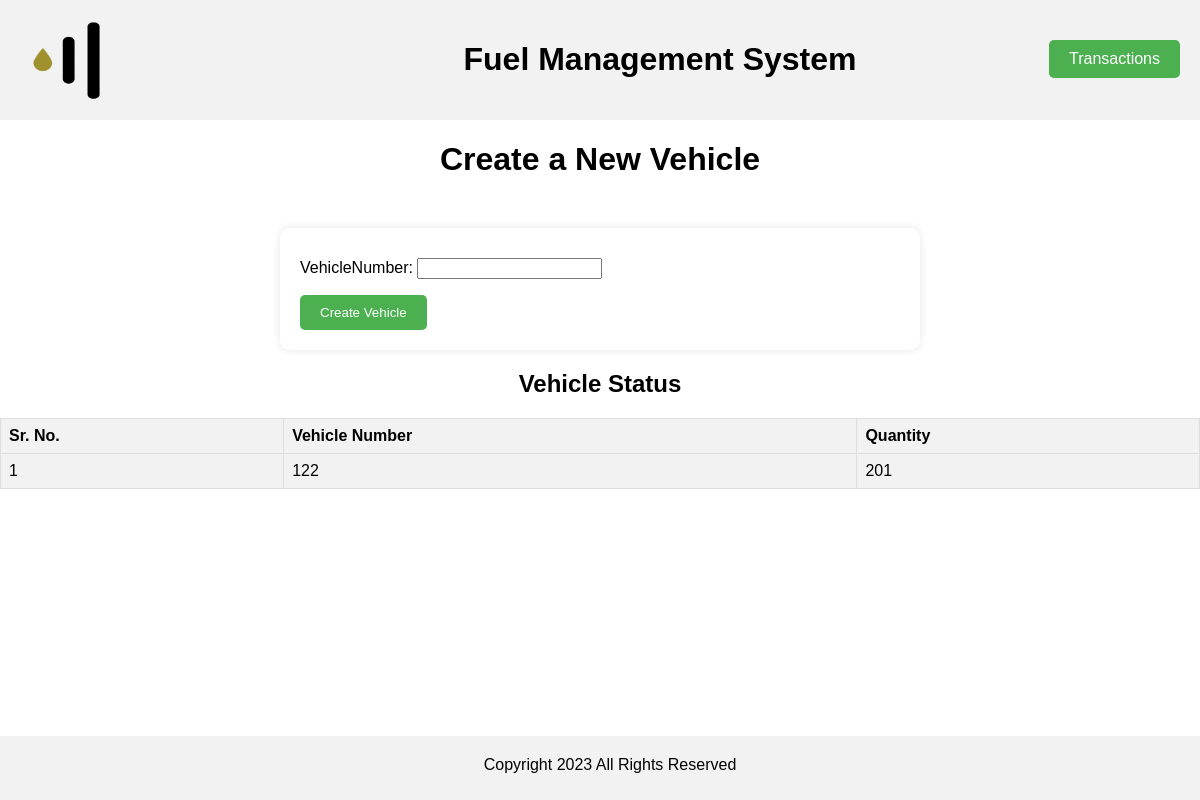
/create/, run on an earlier commit of the app's database.
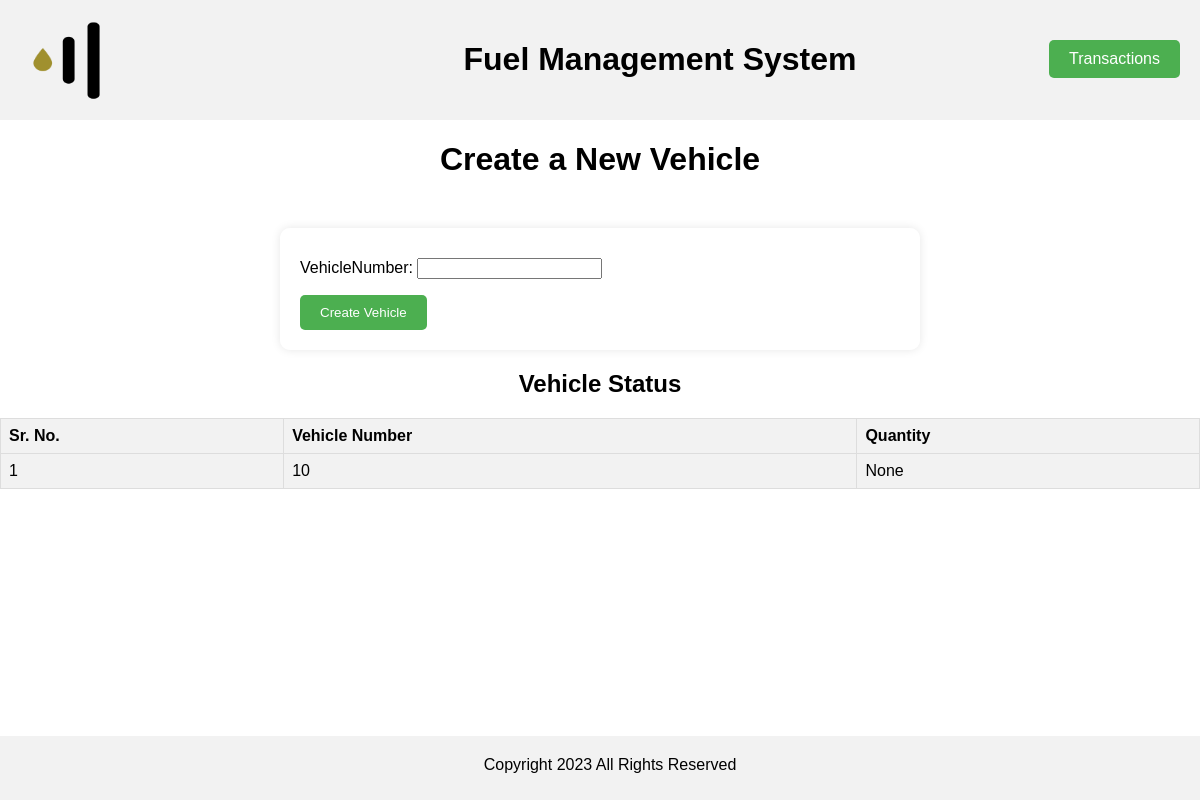
And on a later commit of the database.
### manager/models.py (models this page shows, shortened)
class vehicle(models.Model):
    vehicleNumber = models.CharField(max_length=50, unique=True)
    quantity = models.IntegerField(null=True)

### manager/views.py (the view)
# urls.py: path("create/", views.enter_vehicle_data, name="create"),
def enter_vehicle_data(request):
    if request.method == 'POST':
        form = TankForm(request.POST)
        if form.is_valid():
            form.save()
            messages.success(request, 'Vehicle data has been successfully entered.')
    vehicleDetails = vehicle.objects.all()  # Retrieve the Tank objects
    form = TankForm()
    return render(request, 'create.html', {'form': form, 'vehicle': vehicleDetails})

### manager/forms.py
class TankForm(forms.ModelForm):
    class Meta:
        model = vehicle
        fields = ['vehicleNumber']

### templates/create.html (shortened to what this page needs)
{% load static %}
<!DOCTYPE html>
<html>
<head>
</head>
<body>
    <div class="header">
        <img src="{% static 'icon.png' %}" width="100", height="80">
        <h1>Fuel Management System</h1>
    </div>
    <h1>Create a New Vehicle</h1>
    <a class="add-transaction-button" href="{% url 'transaction' %}">Transactions</a>
    <form method="post">
        {{ form.as_p }}
        <button type="submit">Create Vehicle</button>
    </form>
    <h2>Vehicle Status</h2>
    <table>
        <tr>
            <th>Sr. No.</th>
            <th>Vehicle Number</th>
            <th>Quantity</th>
        </tr>
        {% for vehicles in vehicle %}
        <tr>
            <td>{{ vehicles.id }}</td>
            <td>{{ vehicles.vehicleNumber }}</td>
            <td>{{ vehicles.quantity }}</td>
        </tr>
        {% endfor %}
    </table>
    <div class="footer">
        <p style="text-align: center;">Copyright 2023 All Rights Reserved</p>
    </div>
</body>
</html>

What changed in the data, as far as the page shows it:
changed vehicle id 1: vehicleNumber "122" → "10"; quantity "201" → "None"
